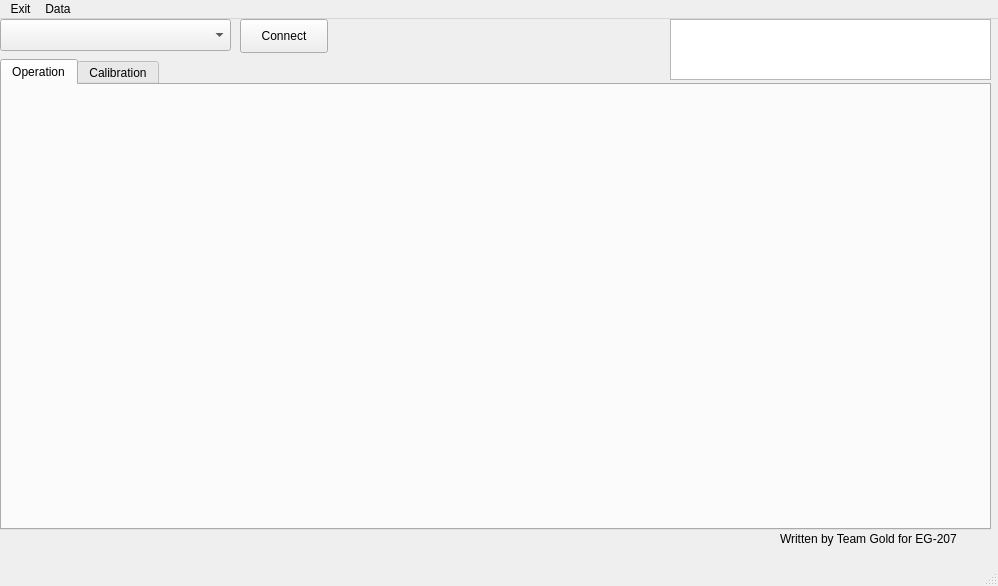
<?xml version="1.0" encoding="UTF-8"?>
<ui version="4.0">
 <class>PlanB</class>
 <widget class="QMainWindow" name="PlanB">
  <property name="geometry">
   <rect>
    <x>0</x>
    <y>0</y>
    <width>998</width>
    <height>586</height>
   </rect>
  </property>
  <property name="windowTitle">
   <string>PlanB</string>
  </property>
  <widget class="QWidget" name="centralwidget">
   <widget class="QTabWidget" name="tabWidget">
    <property name="geometry">
     <rect>
      <x>0</x>
      <y>40</y>
      <width>991</width>
      <height>471</height>
     </rect>
    </property>
    <property name="currentIndex">
     <number>0</number>
    </property>
    <widget class="QWidget" name="tab">
     <attribute name="title">
      <string>Operation</string>
     </attribute>
    </widget>
    <widget class="QWidget" name="tab_2">
     <attribute name="title">
      <string>Calibration</string>
     </attribute>
    </widget>
   </widget>
   <widget class="QLabel" name="writtenByTeamGoldLabel">
    <property name="geometry">
     <rect>
      <x>780</x>
      <y>510</y>
      <width>201</width>
      <height>20</height>
     </rect>
    </property>
    <property name="text">
     <string>Written by Team Gold for EG-207</string>
    </property>
   </widget>
   <widget class="QComboBox" name="serialPortComboBox">
    <property name="geometry">
     <rect>
      <x>0</x>
      <y>0</y>
      <width>231</width>
      <height>32</height>
     </rect>
    </property>
   </widget>
   <widget class="QPushButton" name="serialConnectButton">
    <property name="geometry">
     <rect>
      <x>240</x>
      <y>0</y>
      <width>88</width>
      <height>34</height>
     </rect>
    </property>
    <property name="text">
     <string>Connect</string>
    </property>
   </widget>
   <widget class="QLabel" name="serialConnectionLabel">
    <property name="geometry">
     <rect>
      <x>330</x>
      <y>0</y>
      <width>331</width>
      <height>31</height>
     </rect>
    </property>
    <property name="text">
     <string/>
    </property>
   </widget>
   <widget class="QTextEdit" name="serialLogWindow">
    <property name="geometry">
     <rect>
      <x>670</x>
      <y>0</y>
      <width>321</width>
      <height>61</height>
     </rect>
    </property>
    <property name="readOnly">
     <bool>true</bool>
    </property>
   </widget>
  </widget>
  <widget class="QMenuBar" name="menubar">
   <property name="geometry">
    <rect>
     <x>0</x>
     <y>0</y>
     <width>998</width>
     <height>30</height>
    </rect>
   </property>
   <widget class="QMenu" name="menuExit">
    <property name="title">
     <string>Exit</string>
    </property>
    <addaction name="actionExit_Cleanly"/>
    <addaction name="actionExit_Forcefully"/>
   </widget>
   <widget class="QMenu" name="menuData">
    <property name="title">
     <string>Data</string>
    </property>
    <addaction name="actionSave_CSV"/>
   </widget>
   <addaction name="menuExit"/>
   <addaction name="menuData"/>
  </widget>
  <widget class="QStatusBar" name="statusbar"/>
  <action name="actionSave_csv">
   <property name="text">
    <string>Save .csv</string>
   </property>
  </action>
  <action name="actionExit_Cleanly">
   <property name="text">
    <string>Exit Cleanly</string>
   </property>
  </action>
  <action name="actionExit_Forcefully">
   <property name="text">
    <string>Exit Forcefully</string>
   </property>
  </action>
  <action name="actionSave_CSV">
   <property name="text">
    <string>Save CSV</string>
   </property>
  </action>
 </widget>
 <resources/>
 <connections/>
</ui>
